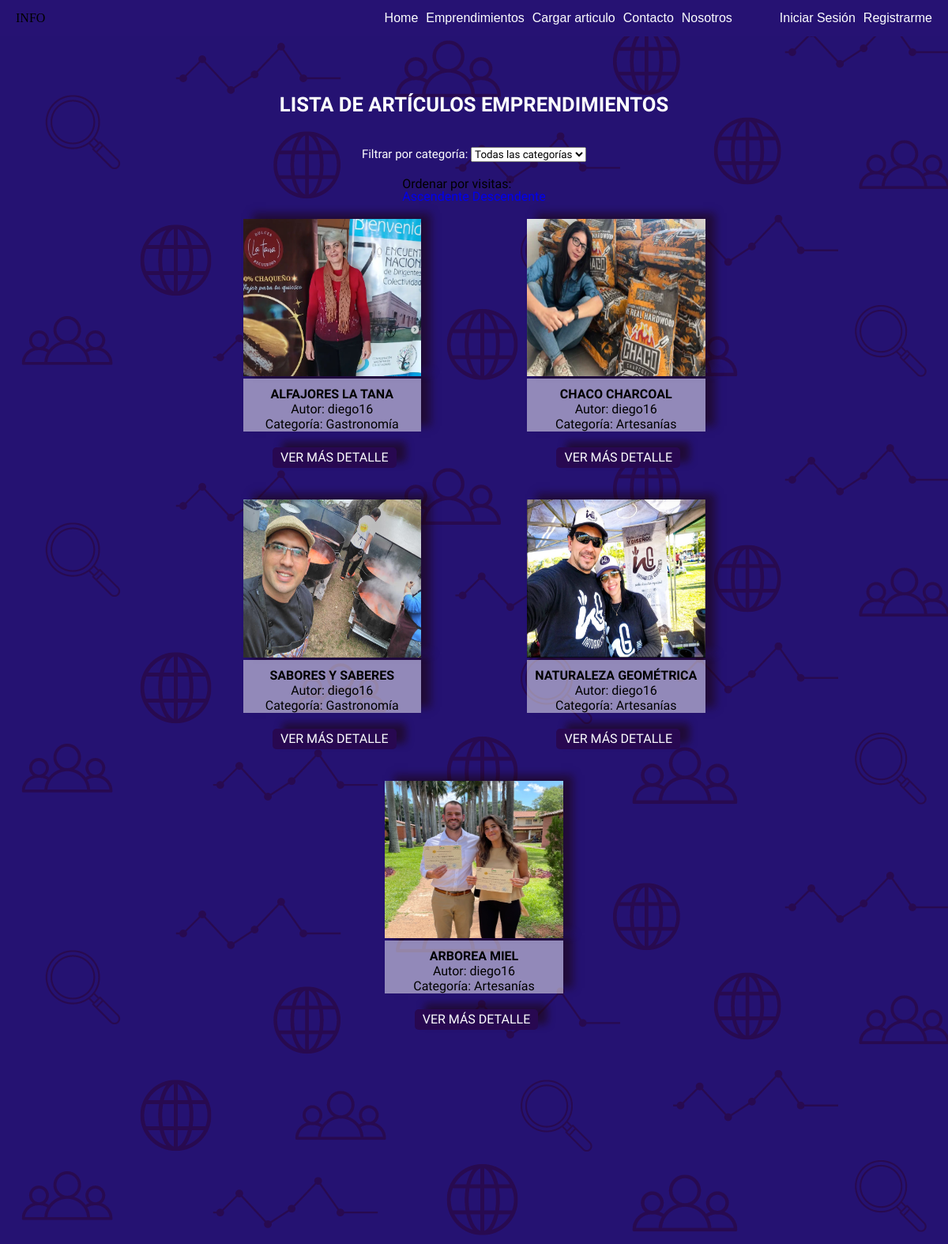
Page /emprendimientos/?ordenar_por=asc (upper part) on the earlier database version.
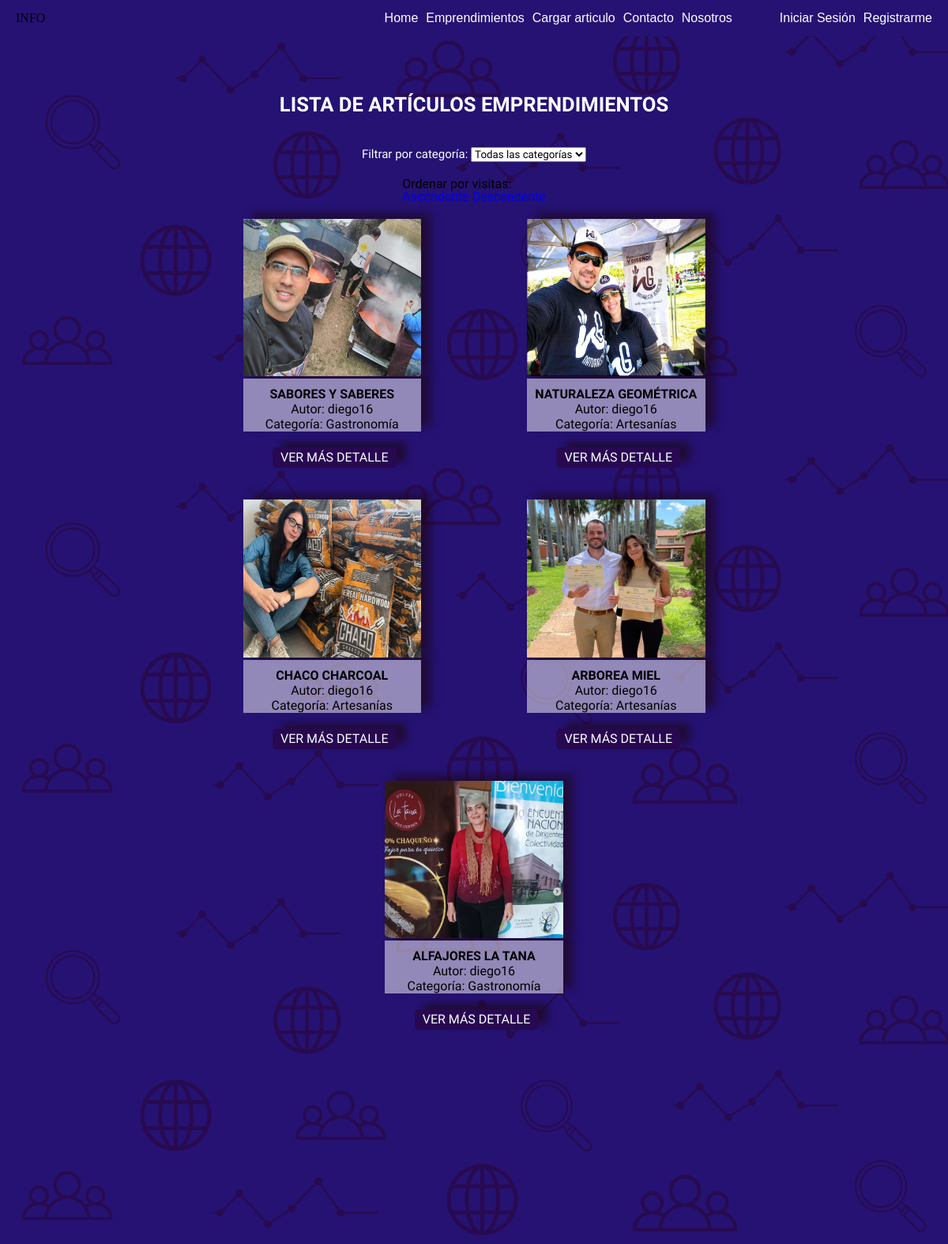
Same page on the later database version.
### apps/emprendimientos/models.py (models this page shows, shortened)
class Articulo(models.Model):
    titulo = models.CharField(max_length=200)
    contenido = models.TextField()
    autor = models.ForeignKey(User, on_delete=models.CASCADE)
    categoria = models.ForeignKey(Categoria, on_delete=models.SET_NULL, null=True)
    fecha_publicacion = models.DateTimeField(auto_now_add=True)
    imagen = models.ImageField(upload_to='imagenes/', blank=True, null=True)
    destacado = models.BooleanField(default=False)
    visitas = models.PositiveIntegerField(default=0)

class Categoria(models.Model):
    nombre = models.CharField(max_length=100)
    descripcion = models.TextField(blank=True, null=True)

### apps/emprendimientos/views.py (the view)
# urls.py: path('', ArticuloListView.as_view(), name='lista_articulos'),
class ArticuloListView(ListView):
    model = Articulo
    template_name = 'emprendimientos/lista_articulos.html'
    context_object_name = 'articulos'
    def get_queryset(self):
        queryset = super().get_queryset()
        categoria_id = self.request.GET.get('categoria')
        ordenar_por = self.request.GET.get('ordenar_por')
        if categoria_id:
            queryset = queryset.filter(categoria_id=categoria_id)
        if ordenar_por == 'asc':
            queryset = queryset.order_by('visitas')
        elif ordenar_por == 'desc':
            queryset = queryset.order_by('-visitas')
        return queryset
    def get_context_data(self, **kwargs):
        context = super().get_context_data(**kwargs)
        context['categorias'] = Categoria.objects.all()
        return context

### templates/emprendimientos/lista_articulos.html (shortened to what this page needs)
{% extends 'base.html' %}
{% block contenido %}
<section class="contenedor__listas">
<div class="titulo__articulos">
    <h2>LISTA DE ARTÍCULOS EMPRENDIMIENTOS</h2>
</div>
     <div class="filtrado__lista">
         <form method="GET" action="">
            <label for="categoria">Filtrar por categoría:</label>
            <select name="categoria" id="categoria" onchange="this.form.submit()">
                <option value="">Todas las categorías</option>
            </select>
        </form>
    </div>
    <div class="ordenar__visitas">
        <h3>Ordenar por visitas:</h3>
        <a href="?ordenar_por=asc{% if request.GET.categoria %}&categoria={{ request.GET.categoria }}{% endif %}">Ascendente</a>
        <a href="?ordenar_por=desc{% if request.GET.categoria %}&categoria={{ request.GET.categoria }}{% endif %}">Descendente</a>
    </div>
    <div class="articulos__cargados">
        {% for articulo in object_list %}
        <div class="articulo-item">
            {% if articulo.imagen %}
            <a  href="{% url 'emprendimientos:detalle_articulo' articulo.pk %}">
                <img  class="imagen__cargadad" src="{{ articulo.imagen.url }}" alt="{{ articulo.titulo }}">
                {% else %}
                <p>No hay imagen disponible</p>
                {% endif %}
                <div class="articulo_caracteristicas">
                    <p class="articulo__titulo"> {{ articulo.titulo }}</p>
                    <p>Autor: {{ articulo.autor }}</p>
                    <p><strong>Categoría:</strong> {{ articulo.categoria.nombre }}</p>
                </div>
            </a>
            <a class="detalles" href="{% url 'emprendimientos:detalle_articulo' articulo.pk %}">VER MÁS DETALLE</a>
        </div>
        {% empty %}
        <div class="zero__articulos">
            <p>No hay artículos disponibles en esta categoría.</p>
        </div>
        {% endfor %}
    </div>
</section>
{% endblock contenido %}

Differences in the rows shown:
changed Articulo "CHACO CHARCOAL": moves down the list
changed Articulo "ALFAJORES LA TANA": moves down the list
